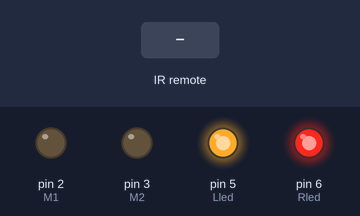
Recording of a sketch running on a simulated Arduino Uno, built with avr-gcc and run on an emulated ATmega328P. On the bench: output pins drawn as LEDs (lit = HIGH). The inputs (shaded band) are chosen by the test bench.

Above: at 1.2 s.
1.3 s: infrared code 0xFF22DD received
At 2.5 s:
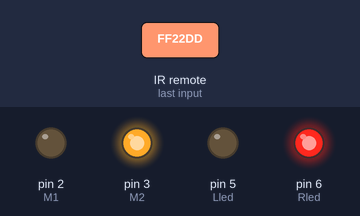
2.8 s: infrared code 0xFFC23D received
At 3.6 s:
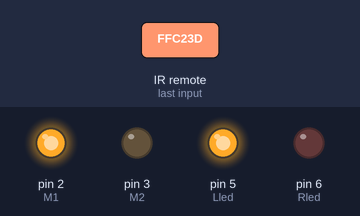
4.3 s: infrared code 0xFF02FD received
At 4.8 s:
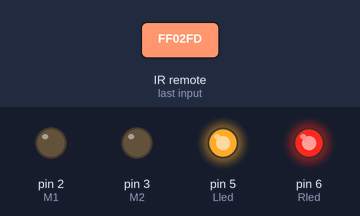
Timing chart, 0 to 7.3 s (numbered marks = the images above; inputs shaded):
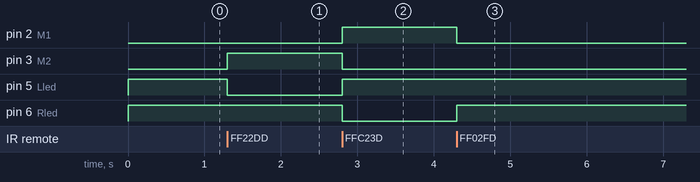

The sketch:

CH13_3.ino
```cpp
// ===== ch13_3.ino =====
// ===== 遙控器控制馬達 =====
#include <IRremote.h>  //掛載IRremote函數庫
const int M1=2, M2=3;   //宣告2腳連接M1信號、3腳連接M2信號
const int Lled=5;     //宣告5腳連接Lled信號
const int Rled=6;     //宣告6腳連接Rled信號
const int ON=0,OFF=1;   //宣告ON、OFF信號，低態動作
const int IRR=A1;     //宣告A1腳連接IRR信號
IRrecv irrecv(IRR);     //建構接收物件
decode_results results;   //建構解碼結果物件
#define keyL 0xFF22DD   //定義keyL(向左鍵)編碼
#define keyR 0xFFC23D   //定義keyR(向右鍵)編碼
#define keyOff 0xFF02FD   //定義keyOff(OK鍵)編碼
/*
向左鍵的編碼：0xFF22DD
向右鍵的編碼：0xFFC23D
向OK鍵的編碼：0xFF02FD
*/
//初始設定
void setup() {
  pinMode(M1, OUTPUT);  //將M1腳規畫為輸出埠
  digitalWrite(M1, 0);    //M1初值設定為0
  pinMode(M2, OUTPUT);  //將M2腳規畫為輸出埠
  digitalWrite(M2, 0);    //M2初值設定為0
  pinMode(Lled, OUTPUT);  //將Lled腳規畫為輸出埠
  digitalWrite(Lled, OFF);    //Lled初值設定為OFF
  pinMode(Rled, OUTPUT);  //將Rled腳規畫為輸出埠
  digitalWrite(Rled, OFF);    //Rled初值設定為OFF
  irrecv.enableIRIn();    //啟用接收功能
}
//主程式
void loop() {
  if (irrecv.decode(&results)) {    //若接收到資料，則解碼
    switch (results.value) {    //根據讀入之信號來判斷
      case keyL:        //若遙控器按向左鍵
        digitalWrite(M1,0);     //驅動馬達正轉
        digitalWrite(M2,1);     //驅動馬達正轉
        digitalWrite(Lled,ON);  //Lled亮
        digitalWrite(Rled,OFF); //Rled不亮
        break;
      case keyR:        //若遙控器按向右鍵
        digitalWrite(M1,1);     //驅動馬達反轉
        digitalWrite(M2,0);     //驅動馬達反轉
        digitalWrite(Lled,OFF); //Lled不亮
        digitalWrite(Rled,ON);  //Rled亮
        break;
      case keyOff:        //若遙控器按OK鍵
        digitalWrite(M1,0);     //馬達停止
        digitalWrite(M2,0);     //馬達停止
        digitalWrite(Lled,OFF); //Lled亮
        digitalWrite(Rled,OFF); //Rled不亮
        break;
    }
    irrecv.resume();    //進入待命狀態
  }
}
```

Measured:
- after the input at 1.3 s, pin 3 (M2): LOW → HIGH at once; pin 5 (Lled): HIGH → LOW at once
- after the input at 2.8 s, pin 2 (M1), pin 5 (Lled): LOW → HIGH at once; pin 3 (M2), pin 6 (Rled): HIGH → LOW at once
- after the input at 4.3 s, pin 2 (M1): HIGH → LOW at once; pin 6 (Rled): LOW → HIGH at once
